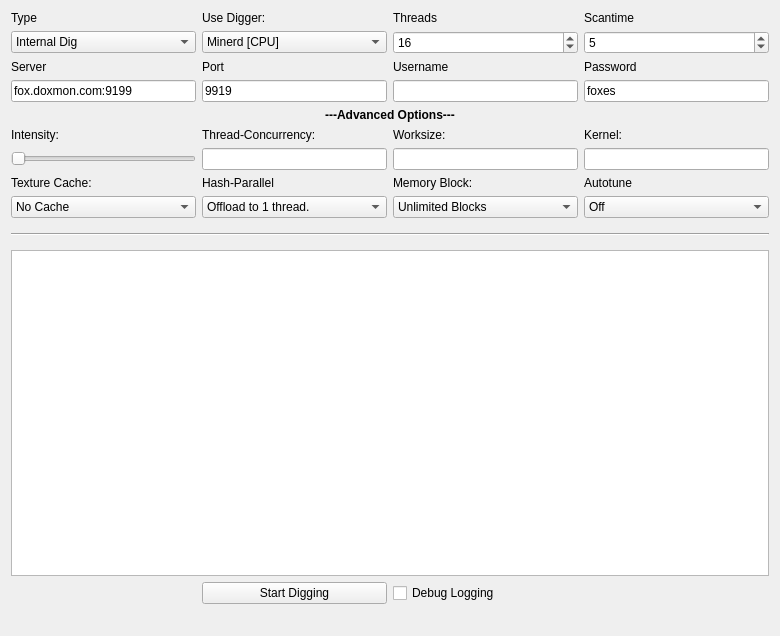
<?xml version="1.0" encoding="UTF-8"?>
<ui version="4.0">
 <class>MiningPage</class>
 <widget class="QWidget" name="MiningPage">
  <property name="geometry">
   <rect>
    <x>0</x>
    <y>0</y>
    <width>780</width>
    <height>636</height>
   </rect>
  </property>
  <property name="windowTitle">
   <string>Digging</string>
  </property>
  <layout class="QGridLayout" name="gridLayout">
   <property name="sizeConstraint">
    <enum>QLayout::SetMaximumSize</enum>
   </property>
   <item row="15" column="2">
    <widget class="QLabel" name="hashLabel">
     <property name="text">
      <string>Hash-Parallel</string>
     </property>
    </widget>
   </item>
   <item row="8" column="3">
    <widget class="QLineEdit" name="usernameLine">
     <property name="enabled">
      <bool>true</bool>
     </property>
     <property name="text">
      <string/>
     </property>
    </widget>
   </item>
   <item row="16" column="2">
    <widget class="QComboBox" name="offloadSHA">
     <item>
      <property name="text">
       <string>Offload to 1 thread.</string>
      </property>
     </item>
     <item>
      <property name="text">
       <string>Offload to all threads.</string>
      </property>
     </item>
     <item>
      <property name="text">
       <string>All hashing to GPU.</string>
      </property>
     </item>
    </widget>
   </item>
   <item row="16" column="1">
    <widget class="QComboBox" name="textureCache">
     <item>
      <property name="text">
       <string>No Cache</string>
      </property>
     </item>
     <item>
      <property name="text">
       <string>1D Cache</string>
      </property>
     </item>
     <item>
      <property name="text">
       <string>2D Cache</string>
      </property>
     </item>
    </widget>
   </item>
   <item row="24" column="2">
    <widget class="QPushButton" name="startButton">
     <property name="sizePolicy">
      <sizepolicy hsizetype="Minimum" vsizetype="Maximum">
       <horstretch>0</horstretch>
       <verstretch>0</verstretch>
      </sizepolicy>
     </property>
     <property name="text">
      <string>Start Digging</string>
     </property>
    </widget>
   </item>
   <item row="24" column="3">
    <widget class="QCheckBox" name="debugCheckBox">
     <property name="text">
      <string>Debug Logging</string>
     </property>
    </widget>
   </item>
   <item row="13" column="3">
    <widget class="QLabel" name="workloadLabel">
     <property name="text">
      <string>Worksize:</string>
     </property>
    </widget>
   </item>
   <item row="14" column="2">
    <widget class="QLineEdit" name="concurrency"/>
   </item>
   <item row="7" column="2">
    <widget class="QLabel" name="portLabel">
     <property name="enabled">
      <bool>true</bool>
     </property>
     <property name="text">
      <string>Port</string>
     </property>
    </widget>
   </item>
   <item row="7" column="4">
    <widget class="QLabel" name="passwordLabel">
     <property name="enabled">
      <bool>true</bool>
     </property>
     <property name="text">
      <string>Password</string>
     </property>
    </widget>
   </item>
   <item row="3" column="3">
    <widget class="QLabel" name="threadsLabel">
     <property name="enabled">
      <bool>true</bool>
     </property>
     <property name="text">
      <string>Threads</string>
     </property>
    </widget>
   </item>
   <item row="14" column="4">
    <widget class="QLineEdit" name="kernel"/>
   </item>
   <item row="13" column="4">
    <widget class="QLabel" name="kernelLabel">
     <property name="text">
      <string>Kernel:</string>
     </property>
    </widget>
   </item>
   <item row="14" column="3">
    <widget class="QLineEdit" name="workload"/>
   </item>
   <item row="15" column="1">
    <widget class="QLabel" name="cacheLabel">
     <property name="text">
      <string>Texture Cache:</string>
     </property>
    </widget>
   </item>
   <item row="5" column="4">
    <widget class="QSpinBox" name="scantimeBox">
     <property name="enabled">
      <bool>true</bool>
     </property>
     <property name="minimum">
      <number>1</number>
     </property>
     <property name="value">
      <number>5</number>
     </property>
    </widget>
   </item>
   <item row="3" column="2">
    <widget class="QLabel" name="diggerLabel">
     <property name="text">
      <string>Use Digger:</string>
     </property>
    </widget>
   </item>
   <item row="5" column="3">
    <widget class="QSpinBox" name="threadsBox">
     <property name="enabled">
      <bool>true</bool>
     </property>
     <property name="suffix">
      <string/>
     </property>
     <property name="prefix">
      <string/>
     </property>
     <property name="minimum">
      <number>1</number>
     </property>
     <property name="maximum">
      <number>99</number>
     </property>
     <property name="singleStep">
      <number>1</number>
     </property>
     <property name="value">
      <number>16</number>
     </property>
    </widget>
   </item>
   <item row="17" column="1" colspan="4">
    <widget class="Line" name="line">
     <property name="sizePolicy">
      <sizepolicy hsizetype="Minimum" vsizetype="Fixed">
       <horstretch>0</horstretch>
       <verstretch>0</verstretch>
      </sizepolicy>
     </property>
     <property name="minimumSize">
      <size>
       <width>0</width>
       <height>20</height>
      </size>
     </property>
     <property name="orientation">
      <enum>Qt::Horizontal</enum>
     </property>
    </widget>
   </item>
   <item row="3" column="1">
    <widget class="QLabel" name="typeLabel">
     <property name="text">
      <string>Type</string>
     </property>
    </widget>
   </item>
   <item row="5" column="1">
    <widget class="QComboBox" name="typeBox">
     <property name="editable">
      <bool>false</bool>
     </property>
     <property name="currentIndex">
      <number>0</number>
     </property>
     <item>
      <property name="text">
       <string>Internal Dig</string>
      </property>
     </item>
     <item>
      <property name="text">
       <string>Solo Dig</string>
      </property>
     </item>
     <item>
      <property name="text">
       <string>Herd Dig</string>
      </property>
     </item>
     <item>
      <property name="text">
       <string>Pond Dig</string>
      </property>
     </item>
    </widget>
   </item>
   <item row="8" column="2">
    <widget class="QLineEdit" name="portLine">
     <property name="enabled">
      <bool>true</bool>
     </property>
     <property name="text">
      <string>9919</string>
     </property>
     <property name="value" stdset="0">
      <number>9332</number>
     </property>
    </widget>
   </item>
   <item row="8" column="1">
    <widget class="QLineEdit" name="serverLine">
     <property name="enabled">
      <bool>true</bool>
     </property>
     <property name="text">
      <string notr="true">fox.doxmon.com:9199</string>
     </property>
     <property name="placeholderText">
      <string notr="true"/>
     </property>
    </widget>
   </item>
   <item row="7" column="3">
    <widget class="QLabel" name="usernameLabel">
     <property name="enabled">
      <bool>true</bool>
     </property>
     <property name="text">
      <string>Username</string>
     </property>
    </widget>
   </item>
   <item row="7" column="1">
    <widget class="QLabel" name="serverLabel">
     <property name="enabled">
      <bool>true</bool>
     </property>
     <property name="text">
      <string>Server</string>
     </property>
    </widget>
   </item>
   <item row="22" column="1" colspan="4">
    <widget class="QListWidget" name="list">
     <property name="autoScrollMargin">
      <number>100000</number>
     </property>
     <property name="dragDropMode">
      <enum>QAbstractItemView::DragOnly</enum>
     </property>
     <property name="selectionMode">
      <enum>QAbstractItemView::NoSelection</enum>
     </property>
     <property name="movement">
      <enum>QListView::Snap</enum>
     </property>
     <property name="batchSize">
      <number>10</number>
     </property>
    </widget>
   </item>
   <item row="8" column="4">
    <widget class="QLineEdit" name="passwordLine">
     <property name="enabled">
      <bool>true</bool>
     </property>
     <property name="text">
      <string>foxes</string>
     </property>
     <property name="placeholderText">
      <string comment="foxes" extracomment="foxess"/>
     </property>
    </widget>
   </item>
   <item row="25" column="3" colspan="2">
    <widget class="QLabel" name="mineSpeedLabel">
     <property name="sizePolicy">
      <sizepolicy hsizetype="Preferred" vsizetype="Preferred">
       <horstretch>0</horstretch>
       <verstretch>0</verstretch>
      </sizepolicy>
     </property>
     <property name="font">
      <font>
       <pointsize>10</pointsize>
       <weight>75</weight>
       <bold>true</bold>
      </font>
     </property>
     <property name="text">
      <string/>
     </property>
     <property name="alignment">
      <set>Qt::AlignRight|Qt::AlignTrailing|Qt::AlignVCenter</set>
     </property>
    </widget>
   </item>
   <item row="3" column="4">
    <widget class="QLabel" name="scantimeLabel">
     <property name="enabled">
      <bool>true</bool>
     </property>
     <property name="layoutDirection">
      <enum>Qt::LeftToRight</enum>
     </property>
     <property name="text">
      <string>Scantime</string>
     </property>
    </widget>
   </item>
   <item row="14" column="1">
    <widget class="QSlider" name="intensity">
     <property name="sizePolicy">
      <sizepolicy hsizetype="Minimum" vsizetype="Minimum">
       <horstretch>0</horstretch>
       <verstretch>0</verstretch>
      </sizepolicy>
     </property>
     <property name="maximum">
      <number>20</number>
     </property>
     <property name="orientation">
      <enum>Qt::Horizontal</enum>
     </property>
    </widget>
   </item>
   <item row="12" column="1" colspan="4">
    <widget class="QLabel" name="advancedLabel">
     <property name="text">
      <string>&lt;html&gt;&lt;head/&gt;&lt;body&gt;&lt;p align=&quot;center&quot;&gt;&lt;span style=&quot; font-weight:600;&quot;&gt;---Advanced Options---&lt;/span&gt;&lt;/p&gt;&lt;/body&gt;&lt;/html&gt;</string>
     </property>
    </widget>
   </item>
   <item row="25" column="1" colspan="2">
    <widget class="QLabel" name="shareCount">
     <property name="font">
      <font>
       <pointsize>10</pointsize>
       <weight>75</weight>
       <bold>true</bold>
      </font>
     </property>
     <property name="text">
      <string/>
     </property>
    </widget>
   </item>
   <item row="5" column="2">
    <widget class="QComboBox" name="useDigger">
     <item>
      <property name="text">
       <string>Minerd [CPU]</string>
      </property>
     </item>
     <item>
      <property name="text">
       <string>CUDAMiner [nVIDIA GPU]</string>
      </property>
     </item>
     <item>
      <property name="text">
       <string>CGMiner [AMD GPU]</string>
      </property>
     </item>
    </widget>
   </item>
   <item row="13" column="2">
    <widget class="QLabel" name="concurrencyLabel">
     <property name="text">
      <string>Thread-Concurrency:</string>
     </property>
    </widget>
   </item>
   <item row="13" column="1">
    <widget class="QLabel" name="intensityLabel">
     <property name="text">
      <string>Intensity:</string>
     </property>
    </widget>
   </item>
   <item row="15" column="3">
    <widget class="QLabel" name="memoryLabel">
     <property name="text">
      <string>Memory Block:</string>
     </property>
    </widget>
   </item>
   <item row="16" column="3">
    <widget class="QComboBox" name="memoryBlock">
     <item>
      <property name="text">
       <string>Unlimited Blocks</string>
      </property>
     </item>
     <item>
      <property name="text">
       <string>1 Block</string>
      </property>
     </item>
    </widget>
   </item>
   <item row="15" column="4">
    <widget class="QLabel" name="autotuneLabel">
     <property name="text">
      <string>Autotune</string>
     </property>
    </widget>
   </item>
   <item row="16" column="4">
    <widget class="QComboBox" name="autotune">
     <item>
      <property name="text">
       <string>Off</string>
      </property>
     </item>
     <item>
      <property name="text">
       <string>On</string>
      </property>
     </item>
    </widget>
   </item>
  </layout>
 </widget>
 <layoutdefault spacing="6" margin="11"/>
 <tabstops>
  <tabstop>typeBox</tabstop>
  <tabstop>serverLine</tabstop>
  <tabstop>portLine</tabstop>
  <tabstop>usernameLine</tabstop>
  <tabstop>passwordLine</tabstop>
  <tabstop>list</tabstop>
 </tabstops>
 <resources/>
 <connections/>
</ui>
